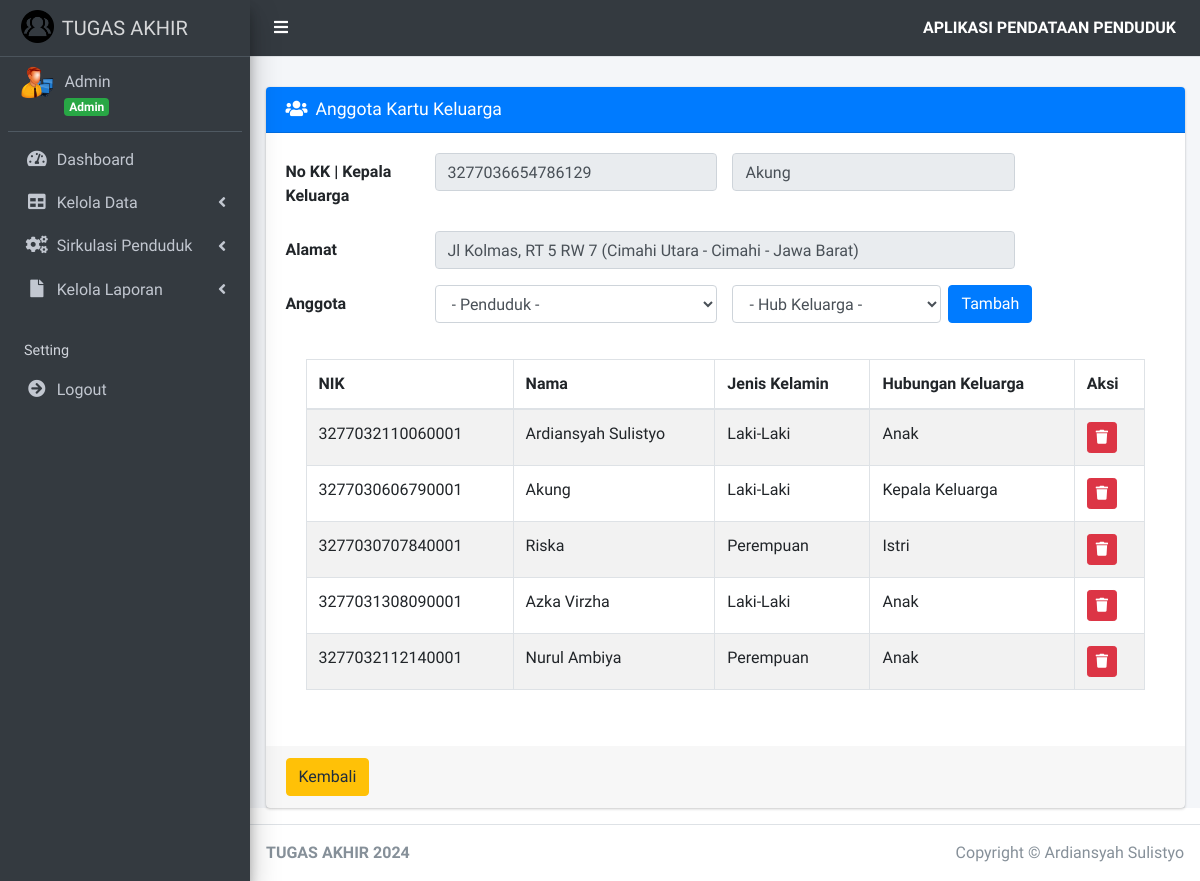
The page /index.php?page=anggota&id_kk=1 (signed in) on the database its author committed.
### tables this page shows
CREATE TABLE `kk` (
  `id_kk` int(11) NOT NULL,
  `no_kk` varchar(16) NOT NULL,
  `id_penduduk` int(11) NOT NULL,
  `k_keluarga` varchar(20) NOT NULL
);

CREATE TABLE `penduduk` (
  `id_penduduk` int(11) NOT NULL,
  `id_user` int(11) NOT NULL,
  `nik_penduduk` varchar(16) NOT NULL,
  `nama_penduduk` varchar(45) NOT NULL,
  `tempat_lahir_penduduk` varchar(30) NOT NULL,
  `tanggal_lahir_penduduk` date NOT NULL,
  `jenis_kelamin_penduduk` enum('Laki-Laki','Perempuan') NOT NULL,
  `alamat_penduduk` text NOT NULL,
  `desa_kelurahan_penduduk` varchar(30) NOT NULL,
  `kecamatan_penduduk` varchar(30) NOT NULL,
  `kabupaten_kota_penduduk` varchar(30) NOT NULL,
  `provinsi_penduduk` varchar(30) NOT NULL,
  `negara_penduduk` varchar(30) NOT NULL,
  `rt_penduduk` varchar(3) NOT NULL,
  `rw_penduduk` varchar(3) NOT NULL,
  `agama_penduduk` enum('Islam','Kristen','Katolik','Hindu','Buddha','Konghucu') NOT NULL,
  `pendidikan_terakhir_penduduk` varchar(20) NOT NULL,
  `pekerjaan_penduduk` varchar(20) NOT NULL,
  `status_perkawinan_penduduk` enum('Kawin','Tidak Kawin','Belum Kawin','Cerai') NOT NULL,
  `status` enum('Ada','Meninggal') NOT NULL,
  `status_keluarga` enum('Sudah Berkeluarga','Belum Berkeluarga','','') NOT NULL
);

CREATE TABLE `anggota_keluarga` (
  `id_anggota` int(11) NOT NULL,
  `id_kk` int(11) NOT NULL,
  `id_penduduk` int(11) NOT NULL,
  `hub_keluarga` varchar(15) NOT NULL
);

### pages/kk/anggota.php (the view, shortened to what this page needs)
<?php
if (isset($_GET['id_kk'])) {
    $id_kk = $_GET['id_kk'];
    $sql_cek = "SELECT * FROM `kk` JOIN `penduduk` ON kk.id_penduduk=penduduk.id_penduduk WHERE id_kk='$id_kk'";
    $query_cek = mysqli_query($koneksi, $sql_cek);
    $data_cek = mysqli_fetch_array($query_cek, MYSQLI_BOTH);
    $karkel = $data_cek['id_kk'];
}
?>
<div class="card card-primary">
    <div class="card-header">
        <h3 class="card-title">
            <i class="fa fa-users mr-2"></i>Anggota Kartu Keluarga
        </h3>
    </div>
    <form action="" method="post" enctype="multipart/form-data">
        <div class="card-body">
            <div class="form-group row">
                <label class="col-sm-2 col-form-label">No KK | Kepala Keluarga</label>
                <div class="col-sm-4">
                    <input type="text" class="form-control" id="no_kk" name="no_kk" value="<?= $data_cek['no_kk']; ?>" disabled />
                </div>
                <div class="col-sm-4">
                    <input type="text" class="form-control" id="kepala" name="kepala" value="<?= $data_cek['k_keluarga']; ?>" disabled />
                </div>
            </div>
            <div class="form-group row">
                <label class="col-sm-2 col-form-label">Alamat</label>
                <div class="col-sm-8">
                    <input type="text" class="form-control" value="<?= $data_cek['alamat_penduduk']; ?>, RT <?= $data_cek['rt_penduduk']; ?> RW <?= $data_cek['rw_penduduk']; ?> (<?= $data_cek['kecamatan_penduduk']; ?> - <?= $data_cek['kabupaten_kota_penduduk']; ?> - <?= $data_cek['provinsi_penduduk']; ?>)" disabled />
                </div>
            </div>
            <div class="form-group row">
                <label class="col-sm-2 col-form-label">Anggota</label>
                <div class="col-sm-4">
                    <select name="id_pend" id="id_pend" class="form-control select2bs4" required>
                        <option selected="selected">- Penduduk -</option>
                    </select>
                </div>
                <div class="col-sm-3">
                    <select name="hubungan" id="hubungan" class="form-control">
                        <option>- Hub Keluarga -</option>
                    </select>
                </div>
                <input type="submit" name="Simpan" value="Tambah" class="btn btn-primary">
            </div>
            <div class="card-body">
                <div class="table-responsive">
                    <table class="table table-bordered table-striped">
                        <thead>
                            <tr>
                                <th>NIK</th>
                                <th>Nama</th>
                                <th>Jenis Kelamin</th>
                                <th>Hubungan Keluarga</th>
                                <th>Aksi</th>
                            </tr>
                        </thead>
                        <tbody>
                            <?php
                            $sql = $koneksi->query("SELECT p.nik_penduduk, p.nama_penduduk, p.jenis_kelamin_penduduk, a.hub_keluarga, a.id_anggota
			  										FROM penduduk p JOIN anggota_keluarga a ON p.id_penduduk=a.id_penduduk
													WHERE status='Ada' AND id_kk=$karkel AND status_keluarga='Sudah Berkeluarga'");
                            while ($data = $sql->fetch_assoc()) {
                            ?>
                                <tr>
                                    <td>
                                        <?= $data['nik_penduduk']; ?>
                                    </td>
                                    <td>
                                        <?= $data['nama_penduduk']; ?>
                                    </td>
                                    <td>
                                        <?= $data['jenis_kelamin_penduduk']; ?>
                                    </td>
                                    <td>
                                        <?= $data['hub_keluarga']; ?>
                                    </td>
                                    <td>
                                        <a href="?page=hapus_anggota&id_anggota=<?= $data['id_anggota']; ?>" onclick="return confirm('Apakah anda yakin hapus data ini ?')" title="Hapus" class="btn btn-danger btn-sm">
                                            <i class="fa fa-trash"></i>
                                        </a>
                                    </td>
                                </tr>
                            <?php
                            }
                            ?>
                        </tbody>
                    </table>
                </div>
            </div>
        </div>
        <div class="card-footer">
            <a href="?page=kk" title="Kembali" class="btn btn-warning">Kembali</a>
        </div>
    </form>
</div>

### rows shown on the page
kk: no_kk "3277036654786129", kepala "Akung", id_penduduk.provinsi_penduduk "Jl Kolmas, RT 5 RW 7 (Cimahi Utara - Cimahi - Jawa Barat)"
anggota_keluarga: id_penduduk.nik_penduduk "3277032110060001", id_penduduk.nama_penduduk "Ardiansyah Sulistyo", id_penduduk.jenis_kelamin_penduduk "Laki-Laki", hub_keluarga "Anak"
anggota_keluarga: id_penduduk.nik_penduduk "3277030606790001", id_penduduk.nama_penduduk "Akung", id_penduduk.jenis_kelamin_penduduk "Laki-Laki", hub_keluarga "Kepala Keluarga"
anggota_keluarga: id_penduduk.nik_penduduk "3277030707840001", id_penduduk.nama_penduduk "Riska", id_penduduk.jenis_kelamin_penduduk "Perempuan", hub_keluarga "Istri"
anggota_keluarga: id_penduduk.nik_penduduk "3277031308090001", id_penduduk.nama_penduduk "Azka Virzha", id_penduduk.jenis_kelamin_penduduk "Laki-Laki", hub_keluarga "Anak"
anggota_keluarga: id_penduduk.nik_penduduk "3277032112140001", id_penduduk.nama_penduduk "Nurul Ambiya", id_penduduk.jenis_kelamin_penduduk "Perempuan", hub_keluarga "Anak"

### other values the page prints
$data_nama "Admin"
$data_level "Admin"
